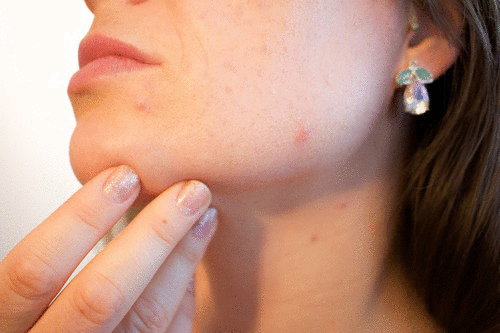
#> input picture data/blemish.png, 500 x 333 px
$ python -i 02_blemish_removal.py   (imports and definitions only)   (older library calls are emulated)
#> lines starting #> are read from the running program, lines starting #| are printed output that depends on the picture
#> further down, picture is the input picture: shape (333, 500, 3); mean B, G, R 120.6, 139, 181.5
# Enter your code here
import cv2
import numpy as np

# Parameters
radius = 15

def sobel_filter(crop_img):
    """Apply Sobel filter to calculate gradients."""
    gray = cv2.cvtColor(crop_img, cv2.COLOR_BGR2GRAY)
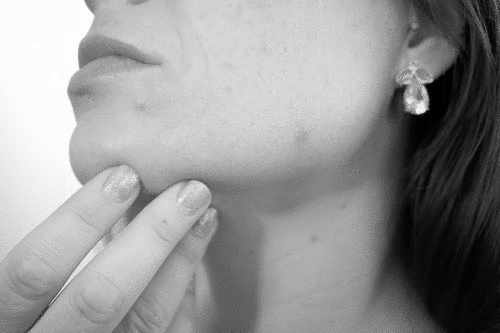
#> gray: shape (333, 500); min 1, max 254, mean 149.6
    sobel_x = cv2.Sobel(gray, cv2.CV_64F, 1, 0, ksize=3)
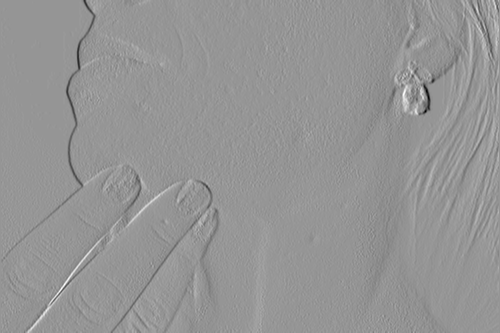
#> sobel_x: shape (333, 500) float64; min -627, max 439, mean -2.7; drawn with min black and max white
    sobel_y = cv2.Sobel(gray, cv2.CV_64F, 0, 1, ksize=3)
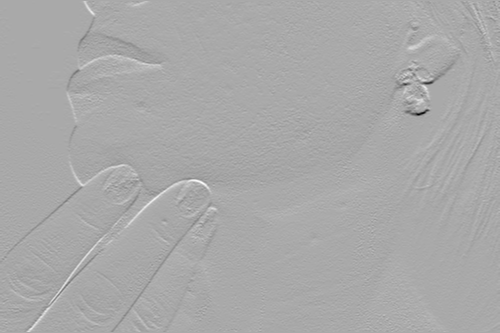
#> sobel_y: shape (333, 500) float64; min -805, max 406, mean -1.3; drawn with min black and max white
    gradient_x = np.mean(np.abs(sobel_x))
#> gradient_x = 18.96
    gradient_y = np.mean(np.abs(sobel_y))
#> gradient_y = 15.48
    return gradient_x, gradient_y

# [21 lines left out: functions append_dictionary, identify_best_patch, not called in this run]

def selected_blemish(x, y, r, source):
    """Select the blemish and identify the best patch."""
    return identify_best_patch(x, y, r, source)

# [18 lines left out: function blemish_removal, not called in this run]

# [21 lines not run here, left out]

>>> import cv2
>>> picture = cv2.imread('data/blemish.png')
>>> result = sobel_filter(picture)
#> result = (18.96, 15.48)

$ run again, on data/trump.jpg
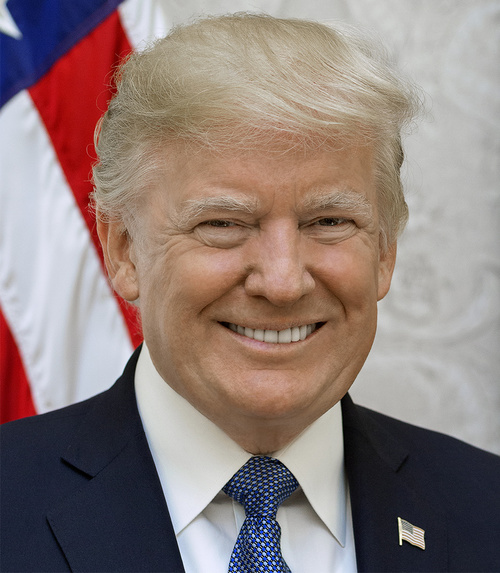
#> input picture data/trump.jpg, 500 x 573 px
#> picture is the input picture: shape (573, 500, 3); mean B, G, R 123, 126.8, 143
#> in sobel_filter, `gray = cv2.cvtColor(crop_img, cv2.COLOR_BGR2GRAY)`:
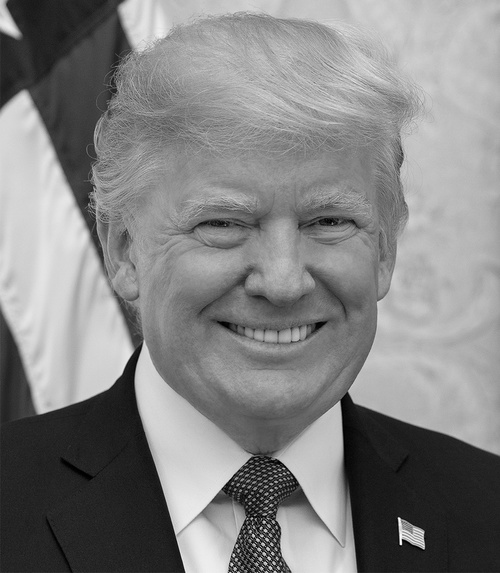
#> gray: shape (573, 500); min 0, max 254, mean 131.3
#> in sobel_filter, `sobel_y = cv2.Sobel(gray, cv2.CV_64F, 0, 1, ksize=3)`:
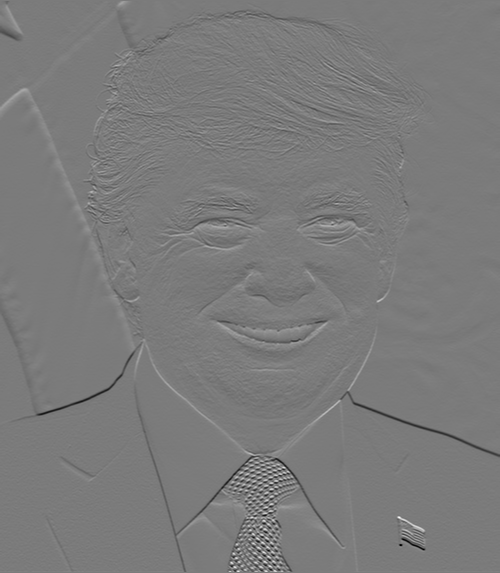
#> sobel_y: shape (573, 500) float64; min -754, max 805, mean -1.1; drawn with min black and max white
#> gradient_x = 24.07
#> gradient_y = 22.83
#> result = (24.07, 22.83)
